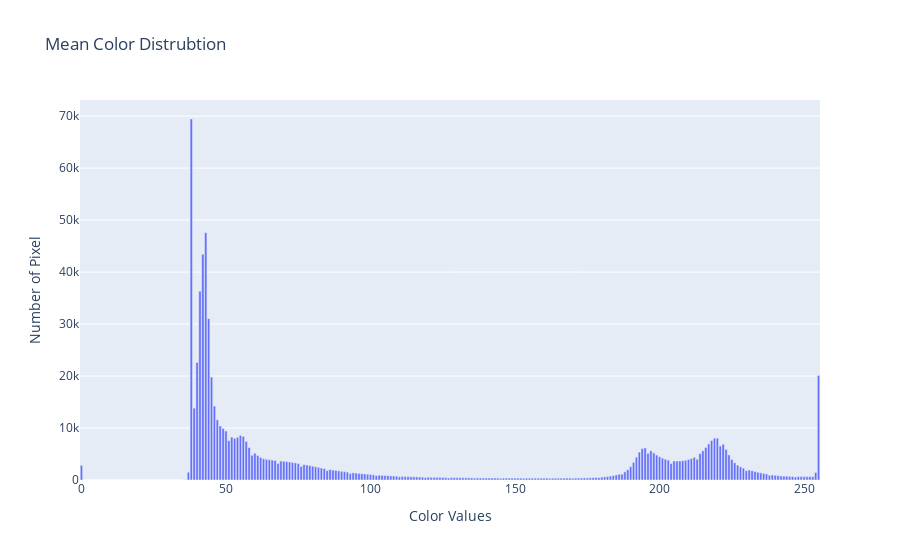

The code cell stored with this chart in its notebook:
### Code cell
mean_color_distrubtions = np.mean(color_distrubtions, axis = 0)
fig = go.Figure(
    go.Bar(x=np.arange(256), y=mean_color_distrubtions, name="Mean Color Distrubtions")
)
fig.update_layout(
    title="Mean Color Distrubtion",
    xaxis_title="Color Values",
    yaxis_title="Number of Pixel"
)
fig.show()

### Figure 1 — Plotly figure (JSON) as saved in the notebook; plotly's stock layout.template omitted (floating-point values rounded to 4 significant figures; data arrays with more than 128 entries replaced by an {"elided": "..."} marker saying what was removed)
{"data": [{"name": "Mean Color Distrubtions", "type": "bar", "x": {"elided": "256 int values"}, "y": {"elided": "256 float values"}}], "layout": {"title": {"text": "Mean Color Distrubtion"}, "xaxis": {"title": {"text": "Color Values"}}, "yaxis": {"title": {"text": "Number of Pixel"}}}}
